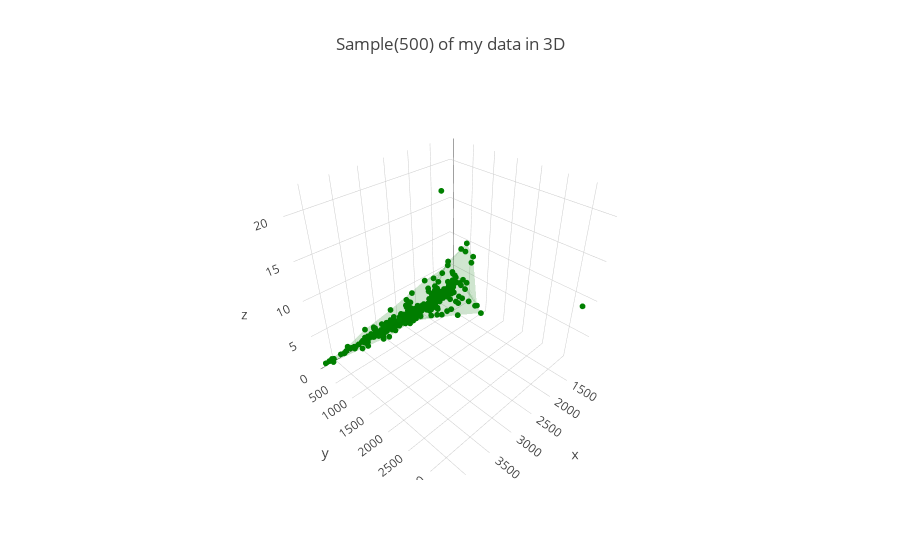

The notebook cell saved with this chart:
### Code cell
Graf3D(df)

### Figure 1 — Plotly figure (JSON) as saved in the notebook; plotly's stock layout.template omitted (floating-point values rounded to 4 significant figures; data arrays with more than 128 entries replaced by an {"elided": "..."} marker saying what was removed)
{"data": [{"marker": {"color": "green", "size": 2}, "mode": "markers", "name": "Cluster", "type": "scatter3d", "uid": "a40f1b61-1500-4b09-89e5-7a5a8d85bab7", "x": {"elided": "500 int values"}, "y": {"elided": "500 float values"}, "z": {"elided": "500 int values"}}, {"alphahull": 5, "color": "green", "name": "Cluster", "opacity": 0.1, "showscale": true, "type": "mesh3d", "uid": "cba9656f-e873-4aaa-af5e-d1a3be3e2429", "x": {"elided": "500 int values"}, "y": {"elided": "500 float values"}, "z": {"elided": "500 int values"}}], "layout": {"scene": {"xaxis": {"zeroline": true}, "yaxis": {"zeroline": true}, "zaxis": {"zeroline": true}}, "title": "Sample(500) of my data in 3D"}}
